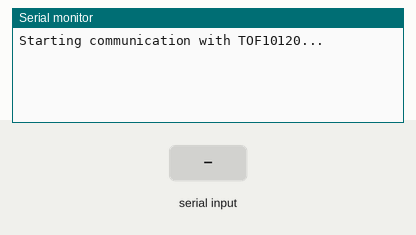
Bench run of a sketch on a simulated ESP32. On the bench: the last lines printed to the serial monitor. Inputs (shaded band) come from the test bench.

Above: at 3.1 s.
3.2 s: "1\n" received over the second serial link
At 4.4 s:
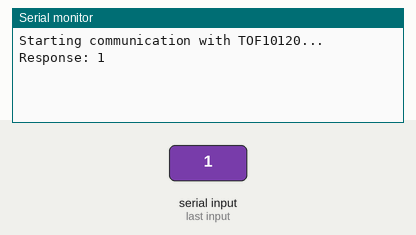
4.9 s: "0\n" received over the second serial link
At 6.1 s:
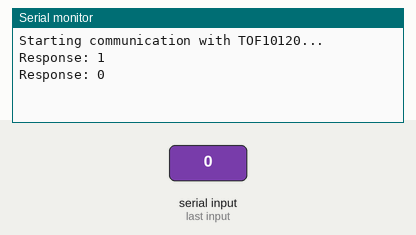
6.4 s: "2\n" received over the second serial link
At 8.2 s:
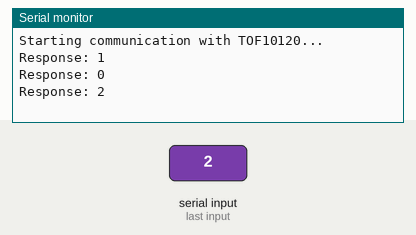

Measured:
- after the input at 3.2 s, the serial monitor: prints a new line after 0.20 s (image 1)
- after the input at 4.9 s, the serial monitor: prints a new line after 0.70 s (image 2)
- after the input at 6.4 s, the serial monitor: prints a new line after 0.30 s (image 3)

The sketch:

change_adr.ino
```cpp
#include <HardwareSerial.h>

// Define serial ports
HardwareSerial mySerial(1); // Use Serial1 for communication

void setup() {
    // Initialize Serial for debugging
    Serial.begin(115200);

    // Initialize UART on GPIO 3 (RX) and GPIO 1 (TX)
    mySerial.begin(9600, SERIAL_8N1, 3, 1); // Baud rate, data bits, RX pin, TX pin

    Serial.println("Starting communication with TOF10120...");
}

void loop() {
    // Command to request distance measurement
    const char* command = "s7-140#"; // use to read value

    // Send command
    mySerial.print(command); // Send command as string

    // Wait for the TOF10120 to respond
    delay(100); // Adjust as necessary based on the response time of your sensor

    // Check if data is available
    if (mySerial.available()) {
        // Read response
        String response = mySerial.readStringUntil('\n'); // Read until newline character

        // Print the response
        Serial.print("Response: ");
        Serial.println(response); // Print the response as a string
    }

    delay(1000); // Delay between readings
}
```
